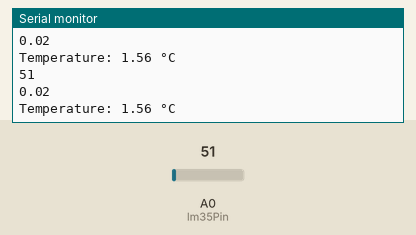
Bench run of a sketch on a simulated Arduino Uno, built with avr-gcc and run on an emulated ATmega328P. Shown: the last lines printed to the serial monitor. The test bench sets the inputs (shaded band); at power-on: A0 (lm35Pin) = 51.

Above: at 1.8 s.
1.9 s: A0 (lm35Pin) set to 61
At 2.8 s:
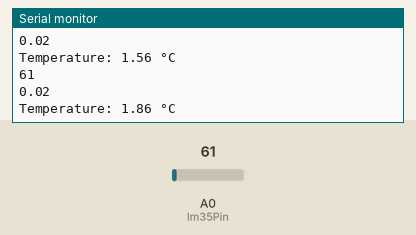
3.4 s: A0 (lm35Pin) set to 71
At 4.8 s:
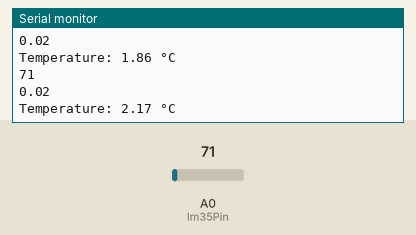
Timing chart, 0 to 6.4 s (numbered marks = the images above; inputs shaded):
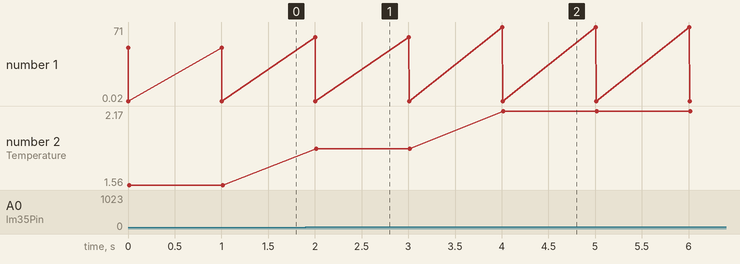

The sketch:

read_temperature.ino
```cpp
const int lm35Pin = A0;
void setup() {
  Serial.begin(9600);
}
void loop() {
  int analogValue = analogRead(lm35Pin);
  Serial.println(analogValue);
  float voltage = analogValue * (5.0 / 16383.0);  // 14-bit ADC resolution conversion
  Serial.println(voltage);
  float temperatureC = voltage * 100.0;
  Serial.println(String("Temperature: ") + temperatureC + " °C");
  delay(1000);
}
```

Measured:
- after the input at 1.9 s, the serial monitor: prints a new line after 0.10 s (image 1)
- after the input at 3.4 s, the serial monitor: prints a new line after 0.60 s (image 2)
- plotted number 2: 1.56 → 1.86 after the input at 1.9 s, 1.86 → 2.17 after the input at 3.4 s
